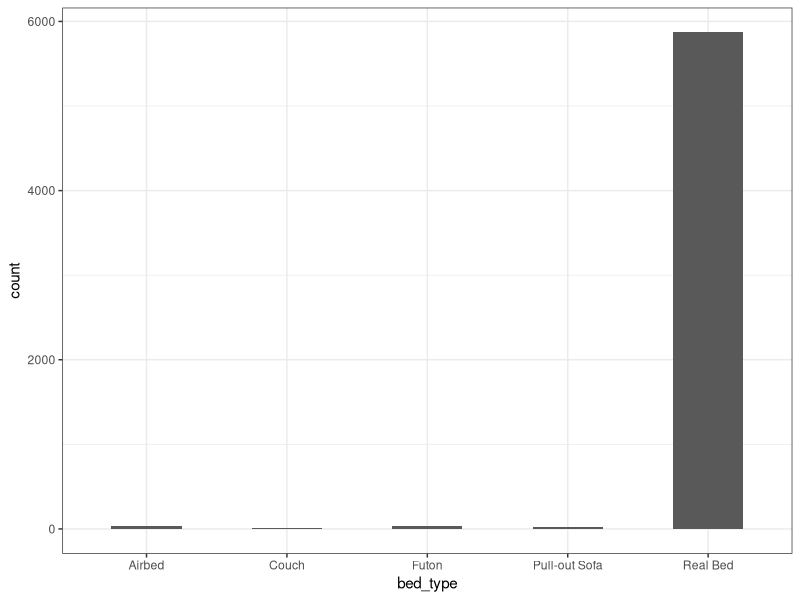
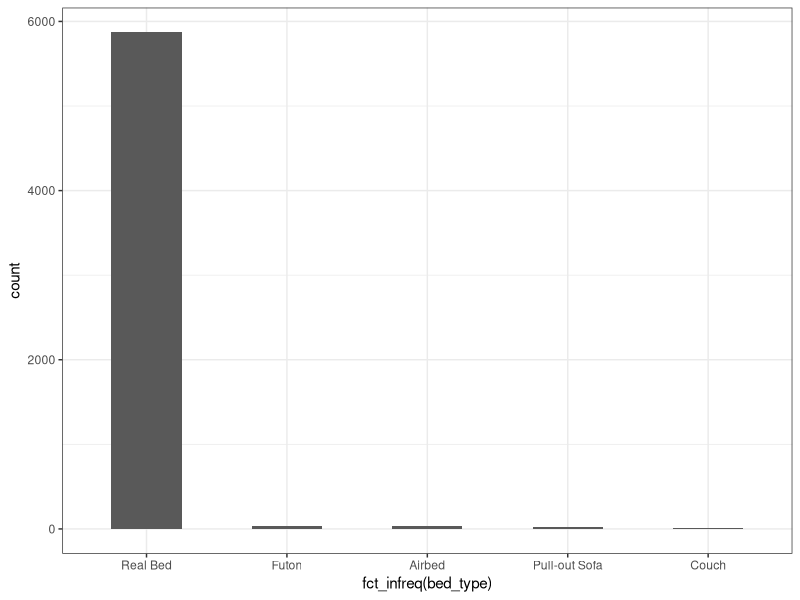
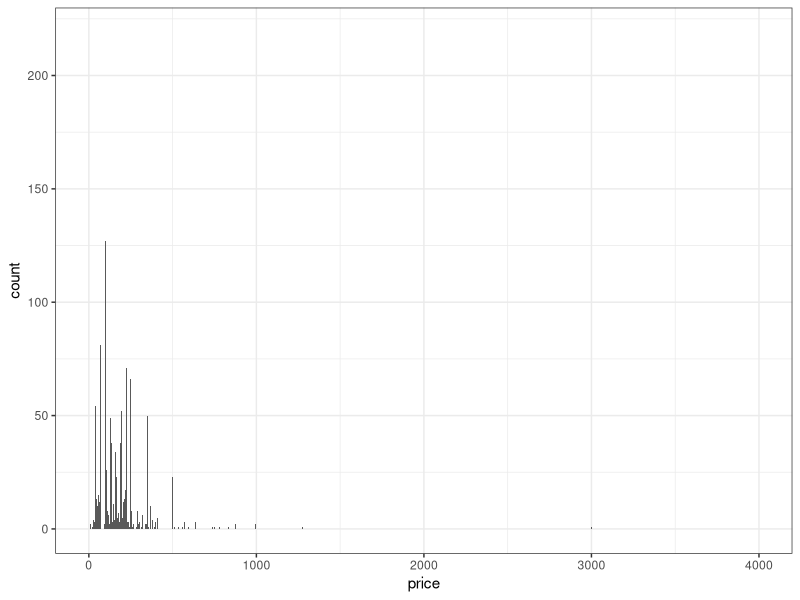
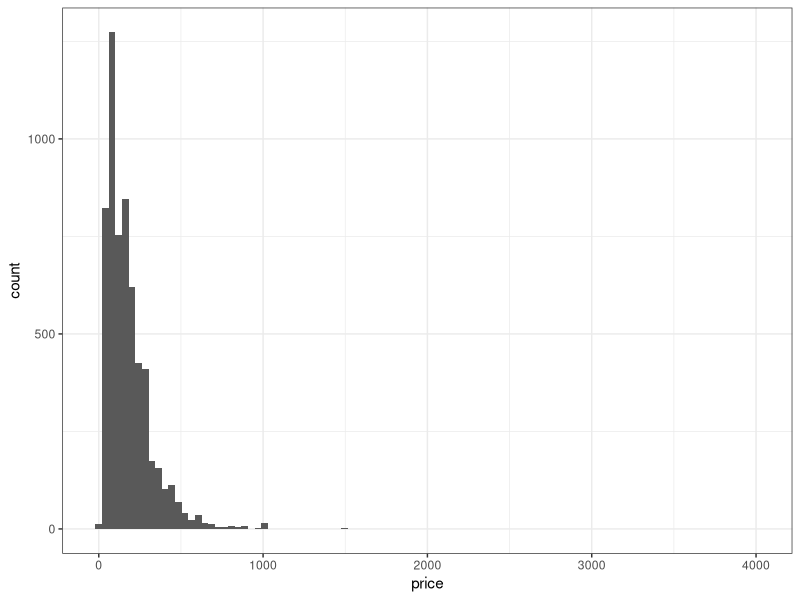
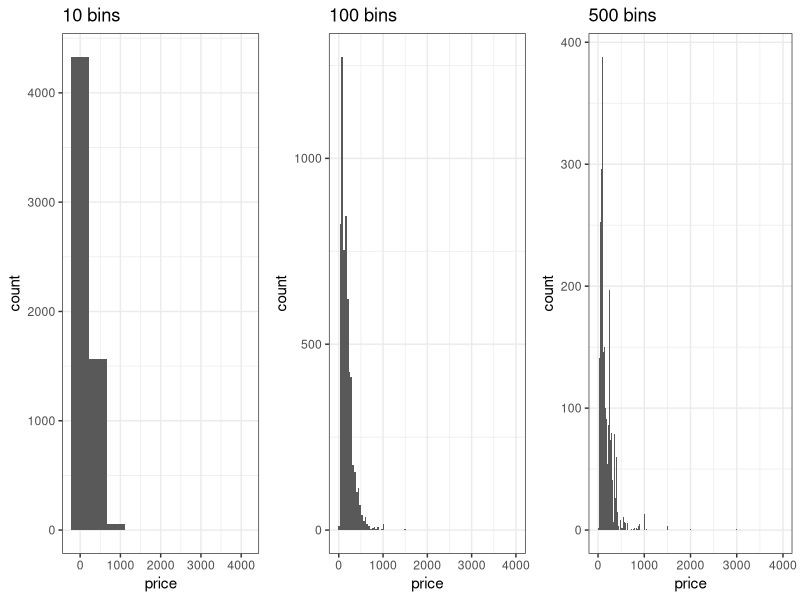
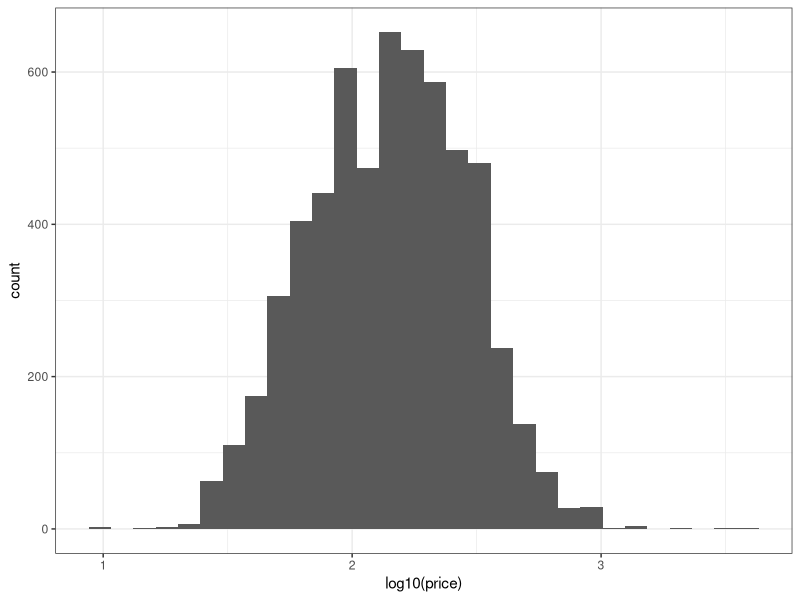
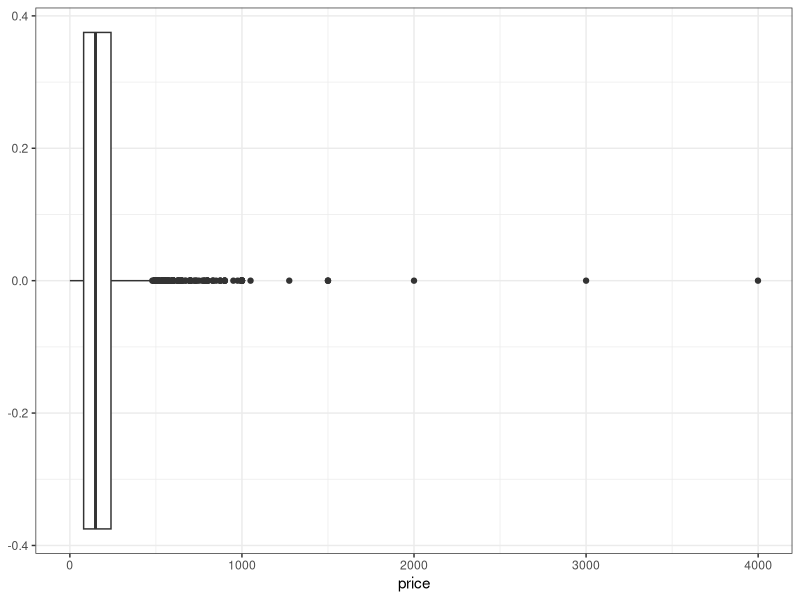
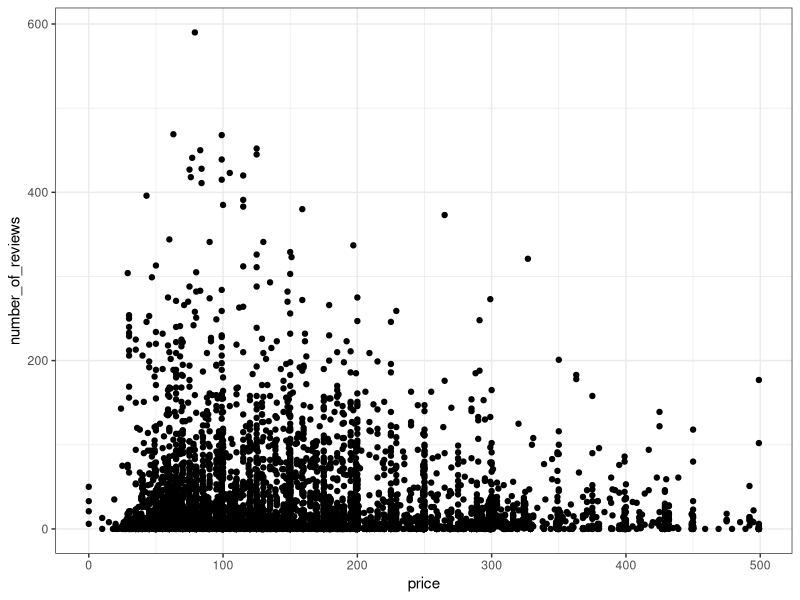

Source code (R) for these figures, in order:
## ---- chunk 1
knitr::opts_chunk$set(echo = TRUE)
## ---- chunk 2
library(tidyverse)
listings <- read_csv("data/Boston_listings.csv")
## ---- chunk 3
class(listings)
## ---- chunk 4
head(listings)
## ---- chunk 5
listings.df <- as.data.frame(listings)
class(listings.df)
head(listings.df)
## ---- chunk 6
dim(listings)
## ---- chunk 7
listings[5,3]
## ---- chunk 8
listings[,1] # column 1
listings[,7:10] # columns 7 through 10
listings[,c(1,8,11)] # columns 1, 8 and 11
listings[2,] # row 2
listings[3:9,] # rows 3 through 9
listings[c(7,10),] # rows 7 and 10
## ---- chunk 9
myvec <- c("a","b","c","d","e","f","g")
myvec
myvec[1]
myvec[4:7]
myvec[c(1,3,7)]
## ---- chunk 10
str(listings[,1:4])
## ---- chunk 11
listings %>%
  select(id, listing_url, neighbourhood, neighbourhood_cleansed) %>%
  str()
## ---- chunk 12
summary(listings[,c(5,6,12)])
## ---- chunk 13
listings %>%
  select(city, state, accommodates) %>%
  summary()
## ---- chunk 14
table(listings$bed_type)
## ---- chunk 15
ggplot(data=listings,aes(x=bed_type))+
  geom_bar(width=0.5)+
  theme_bw()
## ---- chunk 16
ggplot(data=listings,aes(x=fct_infreq(bed_type)))+
  geom_bar(width=0.5)+
  theme_bw()
## ---- chunk 17
ggplot(data=listings,aes(x=price))+
  geom_bar()+
  theme_bw()
## ---- chunk 18
ggplot(data=listings,aes(x=price))+
  geom_histogram(bins=100)+
  theme_bw()
## ---- chunk 19
library(gridExtra)
p1 <- ggplot(data=listings,aes(x=price))+geom_histogram(bins=10)+theme_bw()+ggtitle("10 bins")
p2 <- ggplot(data=listings,aes(x=price))+geom_histogram(bins=100)+theme_bw()+ggtitle("100 bins")
p3 <- ggplot(data=listings,aes(x=price))+geom_histogram(bins=500)+theme_bw()+ggtitle("500 bins")
grid.arrange(p1,p2,p3,nrow=1)
## ---- chunk 20
ggplot(data=listings,aes(x=log10(price)))+
  geom_histogram(bins=30)+
  theme_bw()
## ---- chunk 21
ggplot(data=listings,aes(y=price))+
  geom_boxplot()+
  theme_bw()+
  coord_flip()
## ---- chunk 22
listings %>% 
  filter(price<500) %>%
  ggplot(aes(x=price,y=number_of_reviews))+
  geom_point()+
  theme_bw()
## ---- chunk 23
listings %>% 
  filter(price<500) %>% 
  ggplot(aes(x=price,y=number_of_reviews))+
  geom_point(alpha=0.05)+
  theme_bw()
## ---- chunk 24
p1 <- listings %>% 
  filter(price<100 & number_of_reviews<100) %>%
  ggplot(aes(x=price,y=number_of_reviews))+geom_point()+theme_bw()

p2 <- listings %>% 
  filter(price<100 & number_of_reviews<100) %>%
  ggplot(aes(x=price,y=number_of_reviews))+
  geom_point(alpha=0.05)+
  theme_bw()

grid.arrange(p1,p2,nrow=1)
## ---- chunk 25
table(listings$room_type,listings$accommodates)
## ---- chunk 26
ggplot(data=listings, aes(x=accommodates,y=room_type))+
  geom_count()+
  theme_bw()
## ---- chunk 27
listings %>% 
  group_by(room_type) %>%
  summarize(mean_price=mean(price),median_price=median(price))
## ---- chunk 28
ggplot(data=listings,aes(y=price,x=room_type))+
  geom_boxplot()+
  theme_bw()+
  coord_flip()
## ---- chunk 29
ggplot(data=listings,aes(y=price,x=reorder(room_type,price,mean)))+
  geom_boxplot()+
  theme_bw()+
  coord_flip()
## ---- chunk 30
ggplot(data=listings,aes(x=price))+
  geom_histogram(bins=50)+
  facet_grid(rows=vars(room_type))+
  theme_bw()
## ---- chunk 31
ggplot(data=listings,aes(x=price,color=room_type))+
  geom_freqpoly(size=1)+
  theme_bw()
## ---- chunk 32
ggplot(data=listings,aes(x=price,color=room_type))+
  geom_density(bw=10,size=1)+
  theme_bw()
